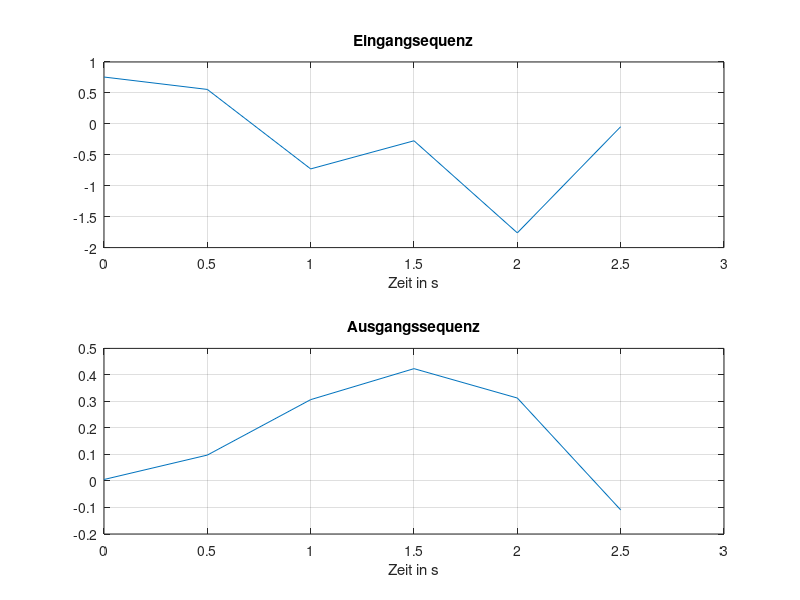

This figure's MATLAB source:
% Programm ident_1.m in dem die Identifikation eines Systems 
% 2. Ordnung direkt durchgef�hrt wird
%

% ------- Kontinuierliches System
my_sys = tf(1,[1,0.1,1])

% ------- Diskretisierung des Systems
Ts = 0.5;
my_sys1 = c2d(my_sys, Ts)

% ------- Koeffizienten des Polynoms im Z�hler und Nenner
b = my_sys1.num{1,:}
a = my_sys1.den{1,:}
nt = length(a)-1;     % Effektive Anzahl der Koeffizienten 

% ------- Initialisierung der Identifikation
N = 4;                % Anzahl der Spalten der Matrix Phi
ns = N + nt;          % Anzahl der Datenpaare

randn('seed', 175931);  % Initialisierung des Zufallsgenerators
u = randn(1,ns);      % Eingangswerte
%u = sin(2*pi*(0:ns-1)/(ns/5));

y = filter(b,a,u);    % Ausgangswerte
y = lsim(my_sys1, u, (0:ns-1)*Ts)';
y = y + randn(1, length(y))*0.01;     % Ausgangswerte mit Me�auschen

figure(1);     clf;
subplot(211), plot((0:ns-1)*Ts, u);
title('Eingangsequenz');   xlabel('Zeit in s'); grid;
La = axis;    axis([La(1), ns*Ts, La(3:4)]);

subplot(212), plot((0:ns-1)*Ts, y);
title('Ausgangssequenz');   xlabel('Zeit in s'); grid;
La = axis;    axis([La(1), ns*Ts, La(3:4)]);

% -------- Identifikation
z = [y', u'];
phi = zeros(2*nt, ns-nt);
for k = 1:ns-nt
    phi(:,k) = [-z(k+nt-1:-1:k,1); z(k+nt-1:-1:k,2)];
end;
yv = z(nt+1:ns,1);

tetha = zeros(2*nt,1);
tetha = pinv(phi*phi')*(phi*yv)
